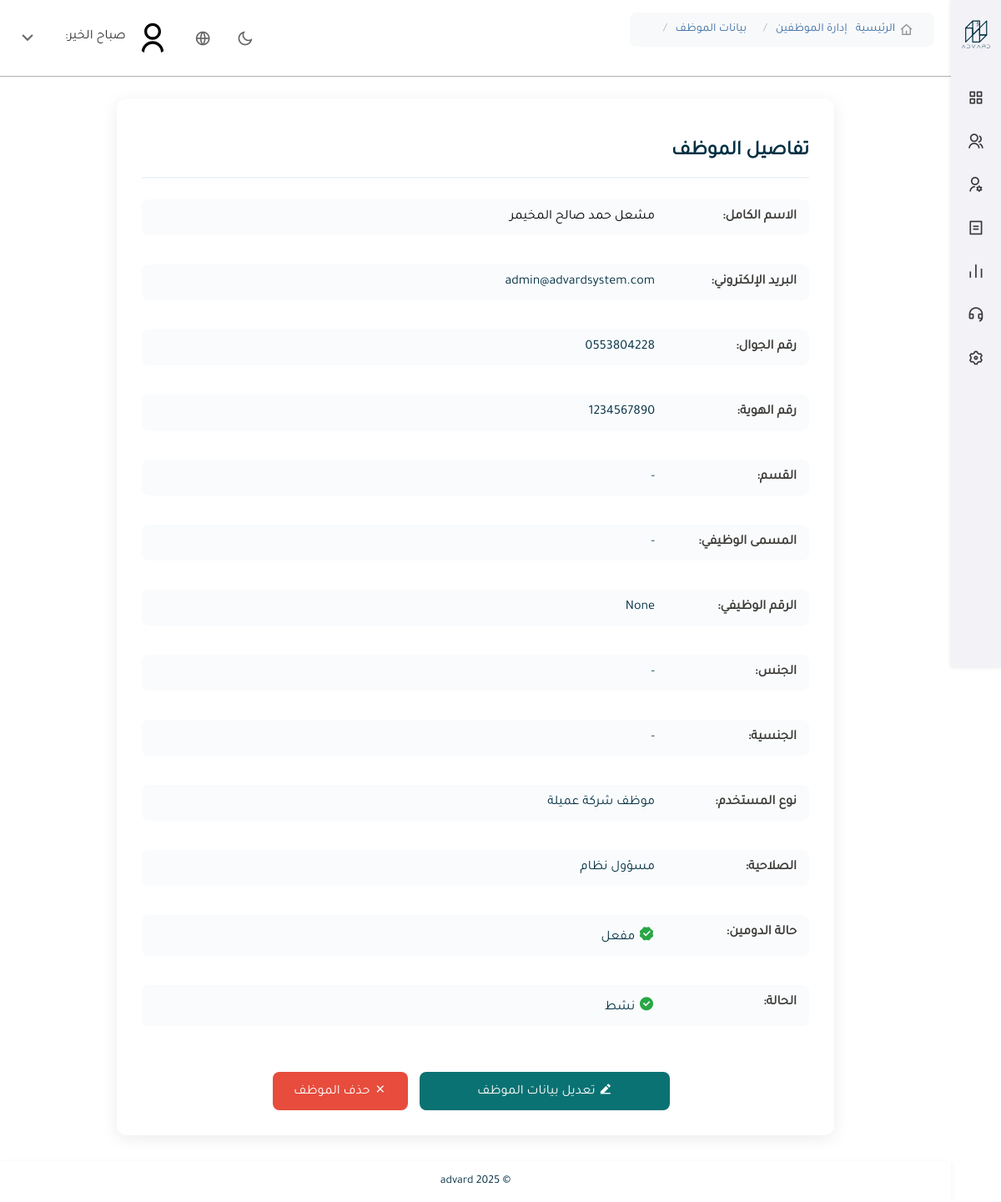
Page /admin-panel/employees/12/ on the committed database.
### backend/accounts/models.py (models this page shows, shortened)
class InternalEmployee(models.Model):
    ROLE_CHOICES = [
        ('admin', 'مسؤول نظام'),
        ('support', 'دعم فني'),
        ('sales', 'مندوب مبيعات'),
        ('other', 'أخرى'),
    ]
    user = models.OneToOneField(CustomUser, on_delete=models.CASCADE, verbose_name="حساب المستخدم")
    role = models.CharField(max_length=20, choices=ROLE_CHOICES, default='other', verbose_name="الدور")
    domain_verified = models.BooleanField(default=False, verbose_name="تم التحقق من الدومين")
    class Meta:
        verbose_name = "موظف داخلي"
        verbose_name_plural = "الموظفون الداخليون"

class CustomUser(AbstractBaseUser, PermissionsMixin):
    USER_TYPES = [
        ('internal_admin', 'مسؤول داخلي'),
        ('internal_employee', 'موظف داخلي'),
        ('client_admin', 'مدير شركة عميلة'),
        ('client_employee', 'موظف شركة عميلة'),
    ]
    email = models.EmailField(unique=True, verbose_name="البريد الإلكتروني")
    full_name = models.CharField(max_length=255, verbose_name="الاسم الكامل")
    phone = models.CharField(max_length=20, verbose_name="رقم الجوال")
    national_id = models.CharField(max_length=20, unique=True, verbose_name="رقم الهوية")
    gender = models.CharField(max_length=10, choices=[('male', 'ذكر'), ('female', 'أنثى')], null=True, blank=True)
    nationality = models.CharField(max_length=50, null=True, blank=True, verbose_name="الجنسية")
    job_title = models.CharField(max_length=100, null=True, blank=True, verbose_name="المسمى الوظيفي")
    department = models.CharField(max_length=100, null=True, blank=True, verbose_name="القسم")
    employee_code = models.CharField(max_length=50, null=True, blank=True, verbose_name="الرقم الوظيفي")
    user_type = models.CharField(max_length=20, choices=USER_TYPES, default='client_employee', verbose_name="نوع المستخدم")
    company = models.ForeignKey(Company, null=True, blank=True, on_delete=models.SET_NULL, verbose_name="الشركة التابع لها")
    image = models.ImageField(upload_to='users/', null=True, blank=True, verbose_name="الصورة الشخصية")
    is_active = models.BooleanField(default=True)
    is_staff = models.BooleanField(default=False)
    date_joined = models.DateTimeField(default=timezone.now)
    objects = CustomUserManager()
    USERNAME_FIELD = 'email'
    REQUIRED_FIELDS = ['full_name', 'national_id']
    class Meta:
        verbose_name = "المستخدم"
        verbose_name_plural = "المستخدمون"

### backend/admin_panel/views.py (the view)
# urls.py: path('employees/<int:employee_id>/', views.employee_detail_view, name='employee_detail'),
def employee_detail_view(request, employee_id):
    employee = get_object_or_404(InternalEmployee, id=employee_id)
    return render(request, 'admin_panel/employee_detail.html', {'employee': employee})

### backend/accounts/context_processors.py (called while the page is built)
def user_avatar(request):
    default_avatar = '/static/images/default_avatar.svg'
    if request.user.is_authenticated:
        avatar = getattr(request.user, 'avatar', None)
        if avatar:
            avatar_path = os.path.join(settings.MEDIA_ROOT, avatar.name)
            if os.path.exists(avatar_path):
                return {'user_avatar': avatar.url}
    return {'user_avatar': default_avatar}

### backend/admin_panel/templates/admin_panel/employee_detail.html (shortened to what this page needs)
{% extends 'admin_panel/panel_base.html' %}
{% load static %}
{% block content %}
<div class="detail-container">
    <h2>تفاصيل الموظف</h2>
    <div class="info-grid">
        <div class="data-row">
            <span class="field-label">الاسم الكامل:</span>
            <span class="dfield-value">{{ employee.user.full_name }}</span>
        </div>
        <div class="data-row">
            <span class="field-label">البريد الإلكتروني:</span>
            <span class="field-value">{{ employee.user.email }}</span>
        </div>
        <div class="data-row">
            <span class="field-label">رقم الجوال:</span>
            <span class="field-value">{{ employee.user.phone }}</span>
        </div>
        <div class="data-row">
            <span class="field-label">رقم الهوية:</span>
            <span class="field-value">{{ employee.user.national_id }}</span>
        </div>
        <div class="data-row">
            <span class="field-label">القسم:</span>
            <span class="field-value">{{ employee.user.department|default:"-" }}</span>
        </div>
        <div class="data-row">
            <span class="field-label">المسمى الوظيفي:</span>
            <span class="field-value">{{ employee.user.job_title|default:"-" }}</span>
        </div>
        <div class="data-row">
            <span class="field-label">الرقم الوظيفي:</span>
            <span class="field-value">{{ employee.user.employee_code }}</span>
        </div>
        <div class="data-row">
            <span class="field-label">الجنس:</span>
            <span class="field-value">{{ employee.user.get_gender_display|default:"-" }}</span>
        </div>
        <div class="data-row">
            <span class="field-label">الجنسية:</span>
            <span class="field-value">{{ employee.user.nationality|default:"-" }}</span>
        </div>
        <div class="data-row">
            <span class="field-label">نوع المستخدم:</span>
            <span class="field-value">{{ employee.user.get_user_type_display }}</span>
        </div>
        <div class="data-row">
            <span class="field-label">الصلاحية:</span>
            <span class="field-value">{{ employee.get_role_display }}</span>
        </div>
        <div class="data-row">
            <span class="field-label">حالة الدومين:</span>
            <span class="field-value">
                {% if employee.domain_verified %}
                    <i class="ri-verified-badge-fill text-success"></i> مفعل
                {% else %}
                    <i class="ri-forbid-line text-danger"></i> غير مفعل
                {% endif %}
            </span>
        </div>
        <div class="data-row">
            <span class="field-label">الحالة:</span>
            <span class="field-value">
                {% if employee.user.is_active %}
                    <i class="ri-checkbox-circle-fill text-success"></i> نشط
                {% else %}
                    <i class="ri-close-circle-fill text-danger"></i> موقوف
                {% endif %}
            </span>
        </div>
    </div>
    <div style="text-align: center; margin-top: 40px;">
        <a href="{% url 'admin_panel:employee_edit' employee.id %}" class="btn-edit">
            <i class="ri-edit-2-fill"></i> تعديل بيانات الموظف
        </a>
            <button type="button"
                class="btn-delete"
                data-url="{% url 'admin_panel:employee_delete' employee.user.id %}"
                onclick="openUniversalDeleteModal(this.getAttribute('data-url'), 'حذف الموظف', '⚠️ هل تريد حذف هذا الموظف نهائيًا؟');">
            <i class="ri-close-fill"></i> حذف الموظف
            </button>
    </div>
{% endblock %}

### backend/static/css/shared.css (style rules this page uses)
body { overflow-y: auto; overflow-x: hidden; }
body { font-family: 'Tajawal', sans-serif; }
.detail-container { max-width: 800px; margin: 0 auto; padding: 30px; background: #fff; border-radius: 12px; box-shadow: 0 4px 20px rgba(0, 0, 0, 0.08); margin-top: 20px; }
.detail-container h2 { color: #033043; margin-bottom: 25px; padding-bottom: 15px; border-bottom: 2px solid #f0f4f8; text-align: right; }
.info-grid { display: grid; grid-template-columns: repeat(auto-fill, minmax(500px, 1fr)); gap: 20px; }
.data-row { display: flex; align-items: center; padding: 12px 15px; background: #f9fbfd; border-radius: 8px; transition: all 0.3s ease; margin-bottom: 15px; }
.data-row { display: flex; margin-bottom: 15px; align-items: flex-start; }
.field-label { font-weight: 600; color: #3E3C37; min-width: 160px; margin-left: 10px; }
.field-value { color: #033043; flex-grow: 1; }
.btn-delete { background-color: #e74c3c; color: white; padding: 10px 30px; border-radius: 5px; font-weight: normal; display: inline-flex; align-items: center; gap: 8px; font-family: 'Tajawal', sans-serif; border: none; font-size: 16px; cursor: pointer; text-decoration: none; }

### backend/admin_panel/templates/admin_panel/employee_detail.html (style rules this page uses)
.text-success { color: #28a745; font-size: 1.2rem; }
.btn-edit { display: inline-flex; align-items: center; text-decoration: none; justify-content: center; gap: 8px; padding: 12px 24px; background-color: #033043; color: #fff; border: none; border-radius: 8px; font-weight: 400; font-size: 15px; cursor: pointer; transition: all 0.3s ease; margin-top: 30px; width: 100%; max-width: 250px; }
.btn-edit, .btn-delete { display: inline-block; padding: 12px 25px; border-radius: 8px; font-size: 16px; text-decoration: none; transition: background-color 0.3s ease, transform 0.2s ease; font-family: 'Tajawal', sans-serif; }
.btn-edit { background-color: #0A7273; color: white; margin: 0 10px; }
.btn-delete { background-color: #e74c3c; color: white; border: none; cursor: pointer; }

### rows in the picture
InternalEmployee: user.full_name "مشعل حمد صالح المخيمر", user.email "admin@advardsystem.com", user.phone "0553804228", user.national_id "1234567890", user.department "-", user.job_title "-", user.employee_code "None", user.gender "-", user.nationality "-", user.user_type "موظف شركة عميلة", role "مسؤول نظام"
